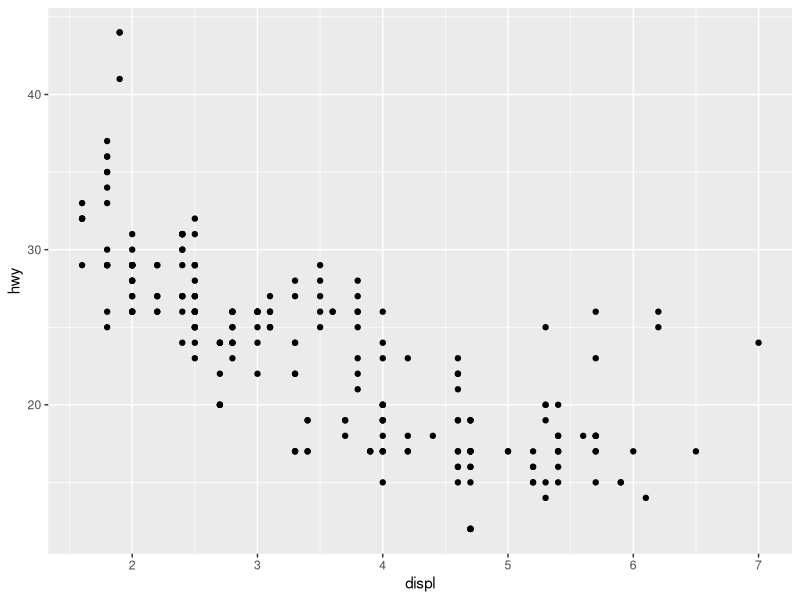
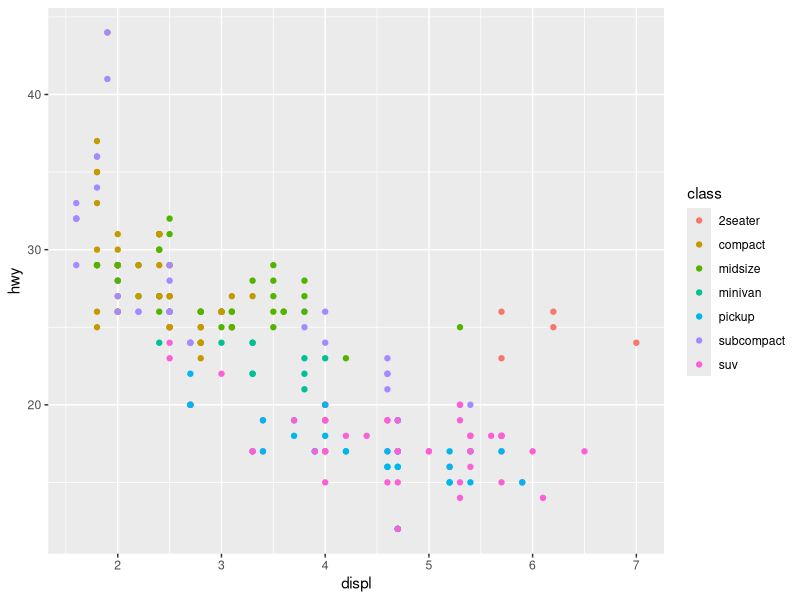
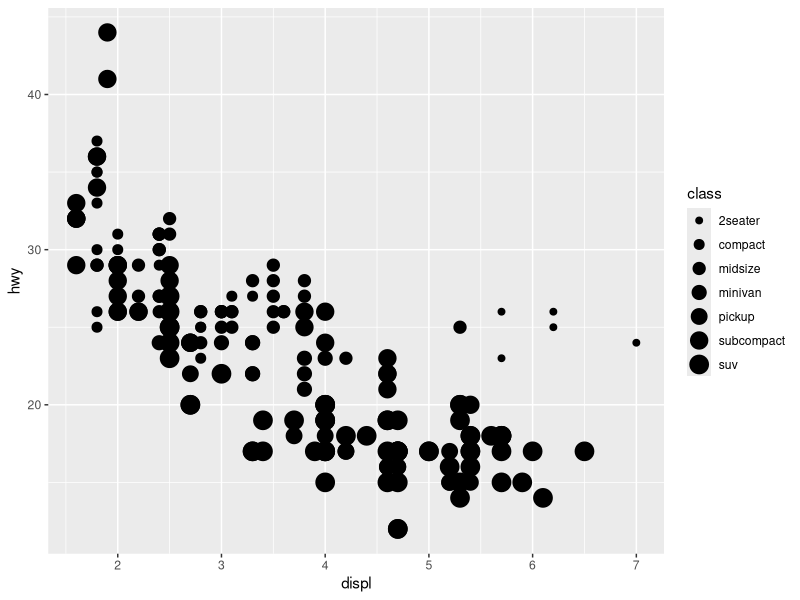
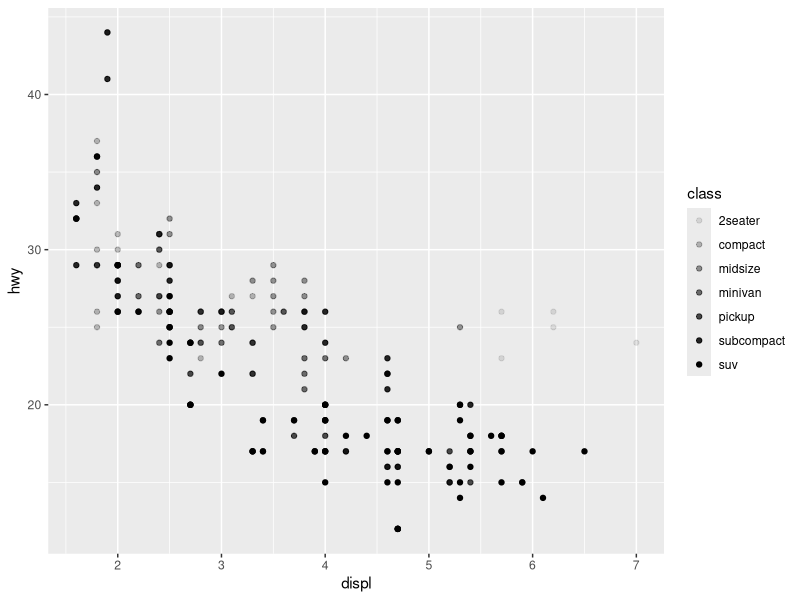
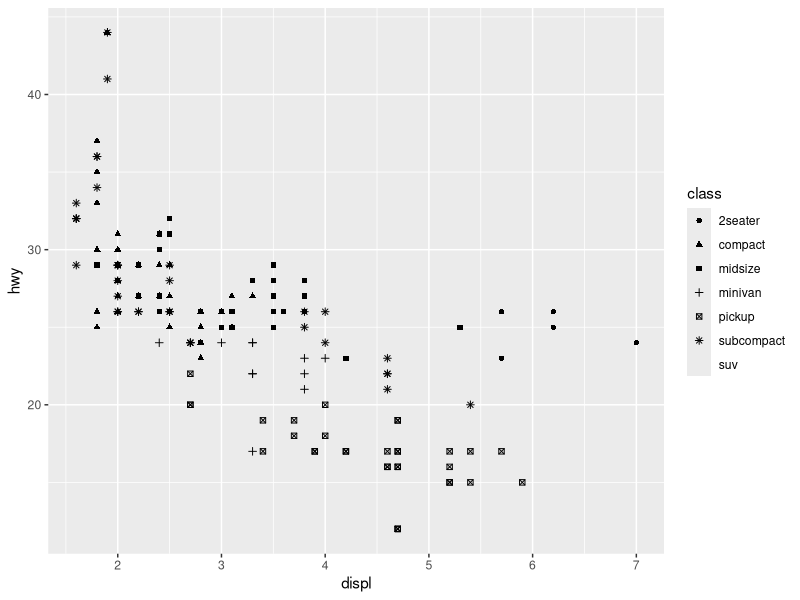
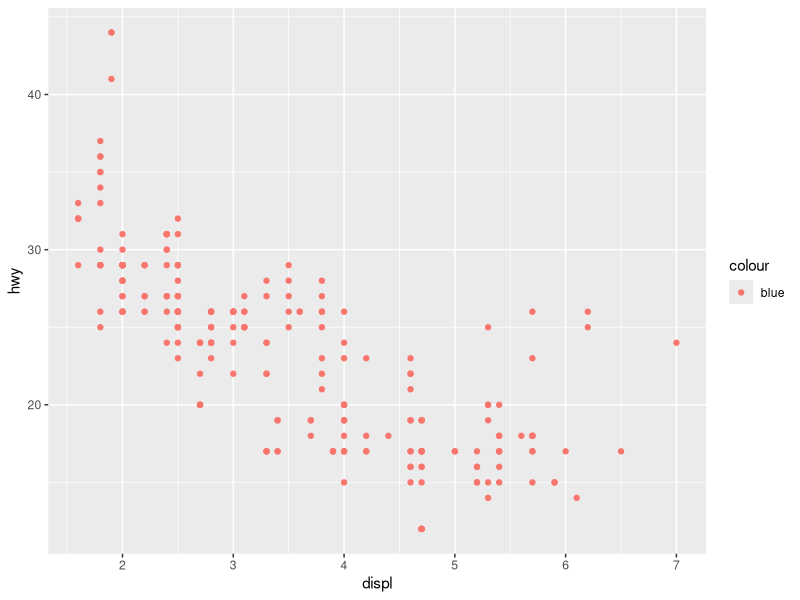
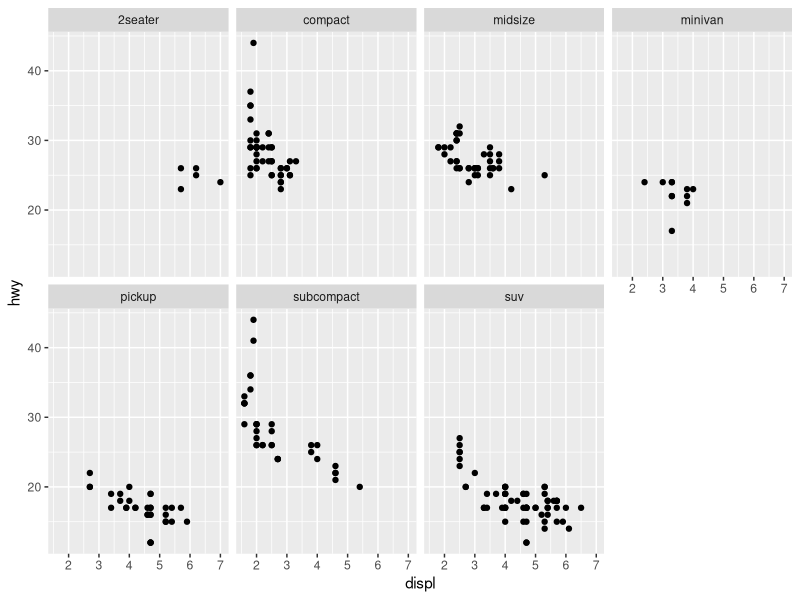
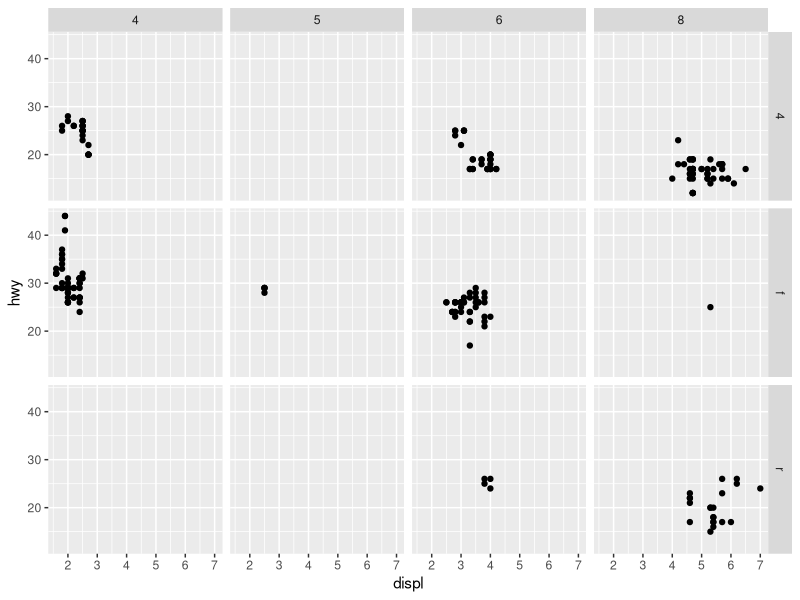

R code for these plots, in order:
## ---- chunk 1
## Load the Library needed, in this case 'tidyverse'
## If you do not have the package, install package with 'install.package('tidyverse')

library(tidyverse)
## ---- chunk 2
## Create your first plot

ggplot(data = mpg) +
  geom_point(mapping = aes(x= displ, y=hwy))

## The standard template is 
## ggplot(data <DATA>)
##    <GEOM_FUNCTION>(mapping = aes(<MAPPINGS>))
## ---- chunk 3
## You can add color to your data points

ggplot(data = mpg) +
  geom_point(mapping = aes(x=displ,y=hwy,color=class))

## You can change the size of your data points

ggplot(data = mpg) +
  geom_point(mapping = aes(x=displ,y=hwy, size=class))

## You can change the transparency of the points with alpha

ggplot(data = mpg) +
  geom_point(mapping = aes(x=displ,y=hwy, alpha=class))

## You can also change the shape

ggplot(data = mpg) +
  geom_point(mapping = aes(x=displ,y=hwy,shape=class))

## You can also determine specific colors, like blue

ggplot(data = mpg) +
  geom_point(mapping = aes(x=displ,y=hwy,color = "blue"))

## Make sure that you place symbols in the correct location, for instance the following will result in an error:

## ggplot(data = mpg)
##  + geom_point(mapping = aes(x=displ,y=hwy))
## ---- chunk 4
## To Facet your variables use the 'facet_wrap' argument. The first argument is your formula (formula is the name of a data structure in R) which you create with a '~' (Tilde is used to separate the left- and right-hand sides in a model formula. EX. y ~ model) followed by a variable name. In this case, I am creating 2 rows with 'nrow = 2'.

ggplot(data = mpg) +
  geom_point(mapping = aes(x = displ, y = hwy)) +
  facet_wrap(~ class, nrow = 2)

## If you want to facet your graph based on a multitude of variables use 'facet_grid()'

ggplot(data = mpg) +
  geom_point(mapping = aes(x = displ, y =hwy)) +
  facet_grid(drv ~ cyl)
## ---- chunk 5
## Use different 'geom_xxxx' formulas to generate the best possible graph for your data

ggplot(data = mpg) + 
  geom_point(mapping = aes(x = displ, y = hwy))

## Smooth out all points on the graph with 'geom_smooth'

ggplot(data = mpg) +
  geom_smooth(mapping = aes(x = displ, y = hwy))

## To make it more aesthetic to your data, use linetype to seperae major variables

ggplot(data = mpg) +
  geom_smooth(mapping = aes(x = displ, y = hwy, linetype = drv))

## Group the above plot by drive

ggplot(data = mpg) +
  geom_smooth(mapping = aes(x = displ, y = hwy, group = drv))

## Color the lines by drive and remove the legend

ggplot(data = mpg) + 
  geom_smooth(mapping = aes(x = displ, y = hwy),
              show.legend = FALSE
              )

## Now, create multiple plots in the same graph

ggplot(data = mpg) +
  geom_point(mapping = aes(x = displ, y = hwy)) +
  geom_smooth(mapping = aes(x = displ, y = hwy))

## But this created rework in typing the same data points for x and y, now try it this way:

ggplot(data = mpg, mapping = aes(x = displ,y = hwy))+
  geom_point()+
  geom_smooth()

## Now try aesthetics in different layers

ggplot(data = mpg, mapping = aes(x = displ,y = hwy)) +
  geom_point(mapping = aes(color = class))+
  geom_smooth()

## Try getting select data in the plots, in this case subcompact

ggplot(data = mpg, mapping = aes(x = displ,y = hwy)) +
  geom_point(mapping = aes(color = class)) +
  geom_smooth(
    data = filter(mpg, class == "subcompact"),
    se = FALSE
  )
## ---- chunk 6
## Plot a bar chart with the 'diamonds' data and using 'geom_bar'

ggplot(data = diamonds) +
  geom_bar(mapping = aes(x = cut))

## A lot of times you can use 'geom_'s' and stats interchangeablly

ggplot(data = diamonds) +
  stat_count(mapping = aes(x = cut))

## If you want to override the default stat, as in the following example

demo <- tribble(
  ~a,      ~b,
  "bar_1", 20,
  "bar_2", 30,
  "bar_3", 40
)

ggplot(data = demo) +
  geom_bar(
    mapping = aes(x = a,y = b), stat = "identity"
  )

## You can also override default mapping for transformed variables of statistics, for example you might want to display a bar chart of proportion, rather than count:

ggplot(data = diamonds) +
  geom_bar(
    mapping = aes(x = cut, y = ..prop.., group = 1)
  )

## If you want to view the statistical transformation for your code, in this instance we will use 'stat_summary' to summarize unique y values for each unique x

ggplot(data = diamonds) +
  stat_summary(
    mapping = aes(x = cut, y = depth),
    fun.ymin = min, 
    fun.ymax = max,
    fun.y = median
  )
## ---- chunk 7
## You can color a bar chart by using either 'color' or 'fill'

ggplot(data = diamonds) +
  geom_bar(mapping = aes(x = cut, color = cut))
ggplot(data = diamonds) +
  geom_bar(mapping = aes(x = cut, fill = cut))

## Notice what happens when you have two different variables

ggplot(data = diamonds) +
  geom_bar(mapping = aes(x = cut, fill = clarity))

## Test for different alphas and no fill

ggplot(
  data = diamonds, 
  mapping = aes(x = cut, fill = clarity)
) +
  geom_bar(alpha = 1/5, position = "identity")

ggplot(
  data = diamonds,
  mapping = aes(x = cut, color = clarity)
) +
  geom_bar(fill = NA, position = "identity")

## You can also fill the whole graph based on proportion

ggplot(data = diamonds) +
  geom_bar(
    mapping = aes(x = cut, fill = clarity),
    position = "fill"
  )

## You can also 'dodge the bars if you do not want them to overlap

ggplot(data = diamonds) +
  geom_bar(
    mapping = aes(x = cut, fill = clarity),
    position = "dodge"
  )

## In order to view the data in it's most raw form, instead of it 'snapping to the grid' you can jitter the data

ggplot(data = mpg) + 
  geom_point(
    mapping = aes(x = displ, y = hwy),
    position = "jitter"
  )
## ---- chunk 8
## You can flip your chart 90 degrees to make the data easier to view using 'coord_flip'

ggplot(data = mpg, mapping = aes(x = class, y = hwy)) +
  geom_boxplot()

## Flip it

ggplot(data = mpg, mapping = aes(x = class, y = hwy)) +
  geom_boxplot() + 
  coord_flip()

## You can also apply coordinates to maps

nz <- map_data("nz")

ggplot(nz, aes(long,lat, group = group)) +
  geom_polygon(fill = "white", color = "black")

## That doesn't loo aesthetic, so we will add 'coord_quickmap'

ggplot(nz, aes(long,lat, group = group)) +
  geom_polygon(fill = "white", color = "black") +
  coord_quickmap()

## 'coord_polar' reveals the connection btween a bar chart and a Coxcomb chart

bar <- ggplot(data = diamonds) +
  geom_bar(
    mapping = aes(x = cut, fill = cut),
    show.legend = FALSE,
    width = 1
  ) +
  theme(aspect.ratio = 1) +
  labs(x = NULL, y = NULL)

## test with coord_flip

bar + coord_flip()

## Test with coord_polar

bar + coord_polar()
## ---- chunk 9
## ggplot(data = <DATA>) +
##   <GEOM_FUNCTION>(
##     mapping = aes(<MAPPINGS>),
##     stat = <STAT>,
##     position = <POSITION>
##   ) +
##   <COORDINATE_FUNCTION> + 
##   <FACET_FUNCTION>
